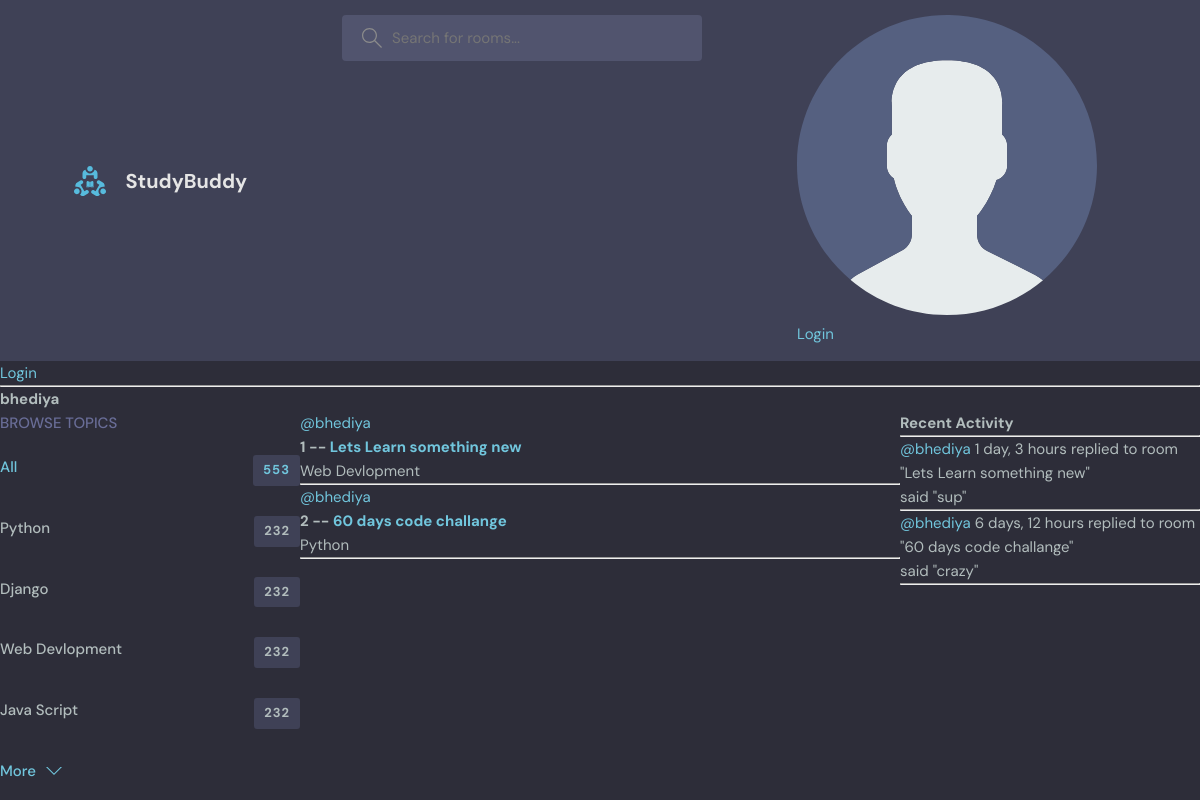
/prfile/1/, run on the app's committed database.
### base/models.py (models this page shows)
class Topic(models.Model):
    name=models.CharField(max_length=200)
    def __str__(self):
        return self.name

class Room(models.Model):
    host=models.ForeignKey(User,on_delete=models.SET_NULL,null=True)
    topic=models.ForeignKey(Topic,on_delete=models.SET_NULL,null=True)
    name=models.CharField(max_length=200)
    description=models.TextField(null=True,blank=True)
    participents=models.ManyToManyField(User, related_name='participents', blank=True)
    updated=models.DateTimeField(auto_now=True)
    created=models.DateTimeField(auto_now_add=True)
    class Meta:
        ordering=['-updated','-created']
    def __str__(self):
        return self.name

class Message(models.Model):
    user =models.ForeignKey(User,on_delete=models.CASCADE)
    room=models.ForeignKey(Room,on_delete=models.CASCADE)
    body=models.TextField()
    updated=models.DateTimeField(auto_now=True)
    created=models.DateTimeField(auto_now_add=True)
    class Meta:
        ordering=['-updated','-created']
    def __str__(self):
        return self.body[0:50]

### base/views.py (the view)
# urls.py: path('prfile/<str:pk>/', views.userPrfile,name="user-profile"),
def userPrfile(request, pk):
    user = User.objects.get(id=pk)
    rooms = user.room_set.all()
    room_messages = user.message_set.all()
    topics=Topic.objects.all()
    context = {'user': user, 'rooms': rooms, 'room_messages': room_messages,'topics':topics}
    return render(request, 'base/profile.html', context)

### base/templates/base/profile.html (shortened to what this page needs)
{% extends 'main.html' %} {% block content %}
<h1>{{user.username}}</h1>
<div class="profile-container">
  <div>{% include 'base/topics_component.html' %}</div>
  <div>{% include 'base/feed_component.html' %}</div>
  <div>{% include 'base/activity_component.html' %}</div>
</div>
{% endblock content %}

### base/templates/base/topics_component.html
<div class="topics">
  <div class="topics__header">
    <h2>Browse Topics</h2>
  </div>
  <ul class="topics__list">
    <li>
      <a href="{% url 'home' %}" class="active">All <span>553</span></a>
    </li>
    {% for topic in topics %}
    <li>
      <a href="{% url 'home' %}?q={{topic.name}}">{{topic}} <span>232</span></a>
    </li>
    {% endfor %}
  <a class="btn btn--link" href="topics.html">
    More
    <svg
      version="1.1"
      xmlns="http://www.w3.org/2000/svg"
      width="32"
      height="32"
      viewBox="0 0 32 32"
    >
      <title>chevron-down</title>
      <path d="M16 21l-13-13h-3l16 16 16-16h-3l-13 13z"></path>
    </svg>
  </a>
</div>

### base/templates/base/feed_component.html (shortened to what this page needs)
<div>
  {% for room in rooms %}
  <div>
    <a href="{% url 'user-profile' room.host.id  %}"
      ><span>@{{room.host.username}}</span>
    </a>
    <h5>{{room.id}} -- <a href="{% url 'room' room.id %}">{{room.name}}</a></h5>
    <small>{{room.topic.name}}</small>
    <hr />
  </div>
  {% endfor %}
</div>

### base/templates/base/activity_component.html (shortened to what this page needs)
<h3>Recent Activity</h3>
<hr />
{% for message in room_messages %}
<div>
  <small>
    <a href="{% url 'user-profile' message.user.id%}">@{{message.user}}</a>
    {{message.created|timesince}}</small
  >
  <small>replied to room "{{message.room}}"</small>
  <p>said "{{message}}"</p>
  <hr />
</div>
{% endfor %}

### static/styles/style.css (style rules this page uses)
:root { --color-main: #71c6dd; --color-main-light: #e1f6fb; --color-dark: #3f4156; --color-dark-medium: #51546e; --color-dark-light: #696d97; --color-light: #e5e5e5; --color-gray: #8b8b8b; --color-light-gray: #b2bdbd; --color-bg: #2d2d39; --color-success: #5dd693; --color-error: #fc4b0b; }
* { font-family: "DM Sans", -apple-system, BlinkMacSystemFont, "Segoe UI", Roboto, Oxygen, Ubuntu, Cantarell, "Open Sans", "Helvetica Neue", sans-serif; margin: 0; padding: 0; box-sizing: border-box; text-rendering: optimizeLegibility; font-size: inherit; }
html { font-size: 56.25%; }
@media only screen and (min-width: 1200px) { html { font-size: 62.5%; } }
body { line-height: 1.6; font-weight: 400; font-size: 1.5rem; color: var(--color-light-gray); background-color: var(--color-bg); min-height: 100vh; }
a { display: inline-block; color: var(--color-main); text-decoration: none; }
.btn { background-color: transparent; border: none; display: inline-flex; align-items: center; gap: 1rem; cursor: pointer; transition: all ease-in-out 0.3s; padding: 1rem 2rem; border-radius: 5px; box-shadow: 1px 1px 3px 1px rgba(0, 0, 0, 0.15); font-weight: 500; }
.btn--link { border-radius: 0; padding: 0; color: var(--color-main); box-shadow: none; }
.btn > svg { fill: currentColor; width: 1.6rem; height: 1.6rem; }
.topics__header { margin-bottom: 2rem; }
.topics__header h2 { text-transform: uppercase; font-weight: 500; color: var(--color-dark-light); }
.topics__list { list-style: none; }
.topics__list li a { display: flex; justify-content: space-between; margin-bottom: 3rem; font-weight: 500; color: var(--color-light-gray); transition: all 0.3s ease-in-out; }
.topics__list li a.active, .topics__list li a:hover { color: var(--color-main); }
.topics__list li a span { padding: 0.5rem 1rem; background-color: var(--color-dark); border-radius: 3px; font-size: 1.3rem; font-weight: 700; letter-spacing: 1px; }

### base/templates/base/profile.html (style rules this page uses)
.profile-container { display: grid; grid-template-columns: 1fr 2fr 1fr; }

### data on the page
Topic: name "Python"
Topic: name "Django"
Topic: name "Web Devlopment"
Topic: name "Java Script"
Room: host.username "bhediya", id "1", name "Lets Learn something new", topic.name "Web Devlopment"
Room: host.username "bhediya", id "2", name "60 days code challange", topic.name "Python"
Message: user "bhediya", created "1 day, 3 hours", room "Lets Learn something new", body "sup"
Message: user "bhediya", created "6 days, 12 hours", room "60 days code challange", body "crazy"

### other printed values
{{ user.username }} "bhediya"
